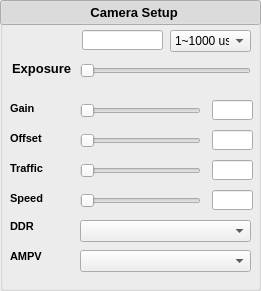
  <widget class="QGroupBox" name="grpBox_liveCameraSetup">
   <property name="geometry">
    <rect>
     <x>10</x>
     <y>1200</y>
     <width>261</width>
     <height>291</height>
    </rect>
   </property>
   <property name="title">
    <string/>
   </property>
   <widget class="QPushButton" name="head_livecamerasetup">
    <property name="geometry">
     <rect>
      <x>0</x>
      <y>0</y>
      <width>261</width>
      <height>25</height>
     </rect>
    </property>
    <property name="font">
     <font>
      <family>Tahoma</family>
      <pointsize>10</pointsize>
      <weight>75</weight>
      <bold>true</bold>
     </font>
    </property>
    <property name="text">
     <string>  Camera Setup</string>
    </property>
    <property name="checkable">
     <bool>true</bool>
    </property>
    <property name="checked">
     <bool>true</bool>
    </property>
   </widget>
   <widget class="QWidget" name="widget_livecamerasetup" native="true">
    <property name="geometry">
     <rect>
      <x>0</x>
      <y>20</y>
      <width>261</width>
      <height>261</height>
     </rect>
    </property>
    <widget class="QLabel" name="labelLiveTraffic">
     <property name="geometry">
      <rect>
       <x>10</x>
       <y>140</y>
       <width>51</width>
       <height>16</height>
      </rect>
     </property>
     <property name="font">
      <font>
       <family>Arial</family>
       <pointsize>8</pointsize>
       <weight>75</weight>
       <bold>true</bold>
      </font>
     </property>
     <property name="text">
      <string>Traffic</string>
     </property>
    </widget>
    <widget class="QSlider" name="sliderLiveGain">
     <property name="geometry">
      <rect>
       <x>80</x>
       <y>80</y>
       <width>121</width>
       <height>22</height>
      </rect>
     </property>
     <property name="minimumSize">
      <size>
       <width>121</width>
       <height>22</height>
      </size>
     </property>
     <property name="maximumSize">
      <size>
       <width>16777215</width>
       <height>22</height>
      </size>
     </property>
     <property name="orientation">
      <enum>Qt::Horizontal</enum>
     </property>
    </widget>
    <widget class="QLabel" name="labelLiveGain">
     <property name="geometry">
      <rect>
       <x>10</x>
       <y>80</y>
       <width>61</width>
       <height>16</height>
      </rect>
     </property>
     <property name="minimumSize">
      <size>
       <width>61</width>
       <height>0</height>
      </size>
     </property>
     <property name="maximumSize">
      <size>
       <width>61</width>
       <height>16777215</height>
      </size>
     </property>
     <property name="font">
      <font>
       <family>Arial</family>
       <pointsize>8</pointsize>
       <weight>75</weight>
       <bold>true</bold>
      </font>
     </property>
     <property name="text">
      <string>Gain</string>
     </property>
    </widget>
    <widget class="QLabel" name="labelLiveExposure">
     <property name="geometry">
      <rect>
       <x>12</x>
       <y>40</y>
       <width>61</width>
       <height>16</height>
      </rect>
     </property>
     <property name="minimumSize">
      <size>
       <width>61</width>
       <height>16</height>
      </size>
     </property>
     <property name="maximumSize">
      <size>
       <width>61</width>
       <height>16</height>
      </size>
     </property>
     <property name="font">
      <font>
       <family>Tahoma</family>
       <pointsize>10</pointsize>
       <weight>75</weight>
       <bold>true</bold>
      </font>
     </property>
     <property name="text">
      <string>Exposure</string>
     </property>
    </widget>
    <widget class="QSlider" name="sliderLiveOffset">
     <property name="geometry">
      <rect>
       <x>80</x>
       <y>110</y>
       <width>121</width>
       <height>22</height>
      </rect>
     </property>
     <property name="minimumSize">
      <size>
       <width>121</width>
       <height>22</height>
      </size>
     </property>
     <property name="maximumSize">
      <size>
       <width>16777215</width>
       <height>22</height>
      </size>
     </property>
     <property name="orientation">
      <enum>Qt::Horizontal</enum>
     </property>
    </widget>
    <widget class="QComboBox" name="comBoxLiveAMPV">
     <property name="geometry">
      <rect>
       <x>80</x>
       <y>230</y>
       <width>171</width>
       <height>22</height>
      </rect>
     </property>
     <property name="minimumSize">
      <size>
       <width>0</width>
       <height>22</height>
      </size>
     </property>
     <property name="maximumSize">
      <size>
       <width>16777215</width>
       <height>22</height>
      </size>
     </property>
     <property name="font">
      <font>
       <family>Tahoma</family>
       <pointsize>8</pointsize>
      </font>
     </property>
     <property name="styleSheet">
      <string notr="true"/>
     </property>
    </widget>
    <widget class="QComboBox" name="comBoxLiveDDR">
     <property name="geometry">
      <rect>
       <x>80</x>
       <y>200</y>
       <width>171</width>
       <height>22</height>
      </rect>
     </property>
     <property name="minimumSize">
      <size>
       <width>0</width>
       <height>22</height>
      </size>
     </property>
     <property name="maximumSize">
      <size>
       <width>16777215</width>
       <height>22</height>
      </size>
     </property>
     <property name="font">
      <font>
       <family>Tahoma</family>
       <pointsize>8</pointsize>
      </font>
     </property>
    </widget>
    <widget class="QSlider" name="sliderLiveTraffic">
     <property name="geometry">
      <rect>
       <x>80</x>
       <y>140</y>
       <width>121</width>
       <height>22</height>
      </rect>
     </property>
     <property name="minimumSize">
      <size>
       <width>121</width>
       <height>22</height>
      </size>
     </property>
     <property name="maximumSize">
      <size>
       <width>16777215</width>
       <height>22</height>
      </size>
     </property>
     <property name="orientation">
      <enum>Qt::Horizontal</enum>
     </property>
    </widget>
    <widget class="QLabel" name="labelLiveOffset">
     <property name="geometry">
      <rect>
       <x>10</x>
       <y>110</y>
       <width>41</width>
       <height>16</height>
      </rect>
     </property>
     <property name="font">
      <font>
       <family>Arial</family>
       <pointsize>8</pointsize>
       <weight>75</weight>
       <bold>true</bold>
      </font>
     </property>
     <property name="text">
      <string>Offset</string>
     </property>
    </widget>
    <widget class="QSlider" name="sliderLiveExposure">
     <property name="geometry">
      <rect>
       <x>80</x>
       <y>40</y>
       <width>171</width>
       <height>22</height>
      </rect>
     </property>
     <property name="minimumSize">
      <size>
       <width>0</width>
       <height>22</height>
      </size>
     </property>
     <property name="maximumSize">
      <size>
       <width>16777215</width>
       <height>22</height>
      </size>
     </property>
     <property name="focusPolicy">
      <enum>Qt::StrongFocus</enum>
     </property>
     <property name="maximum">
      <number>1000</number>
     </property>
     <property name="pageStep">
      <number>1</number>
     </property>
     <property name="orientation">
      <enum>Qt::Horizontal</enum>
     </property>
     <property name="tickPosition">
      <enum>QSlider::NoTicks</enum>
     </property>
    </widget>
    <widget class="QLabel" name="labelLiveDDR">
     <property name="geometry">
      <rect>
       <x>10</x>
       <y>200</y>
       <width>61</width>
       <height>12</height>
      </rect>
     </property>
     <property name="font">
      <font>
       <family>Arial</family>
       <pointsize>8</pointsize>
       <weight>75</weight>
       <bold>true</bold>
      </font>
     </property>
     <property name="text">
      <string>DDR</string>
     </property>
    </widget>
    <widget class="QLabel" name="labelLiveAMPV">
     <property name="geometry">
      <rect>
       <x>10</x>
       <y>230</y>
       <width>61</width>
       <height>12</height>
      </rect>
     </property>
     <property name="font">
      <font>
       <family>Arial</family>
       <pointsize>8</pointsize>
       <weight>75</weight>
       <bold>true</bold>
      </font>
     </property>
     <property name="text">
      <string>AMPV</string>
     </property>
    </widget>
    <widget class="QLineEdit" name="lineEditLiveExp">
     <property name="geometry">
      <rect>
       <x>82</x>
       <y>10</y>
       <width>81</width>
       <height>20</height>
      </rect>
     </property>
     <property name="minimumSize">
      <size>
       <width>0</width>
       <height>20</height>
      </size>
     </property>
     <property name="maximumSize">
      <size>
       <width>16777215</width>
       <height>20</height>
      </size>
     </property>
     <property name="text">
      <string/>
     </property>
    </widget>
    <widget class="QLineEdit" name="lineEditLiveGain">
     <property name="geometry">
      <rect>
       <x>212</x>
       <y>80</y>
       <width>41</width>
       <height>20</height>
      </rect>
     </property>
     <property name="minimumSize">
      <size>
       <width>41</width>
       <height>20</height>
      </size>
     </property>
     <property name="maximumSize">
      <size>
       <width>41</width>
       <height>20</height>
      </size>
     </property>
    </widget>
    <widget class="QLineEdit" name="lineEditLiveOffset">
     <property name="geometry">
      <rect>
       <x>212</x>
       <y>110</y>
       <width>41</width>
       <height>20</height>
      </rect>
     </property>
     <property name="minimumSize">
      <size>
       <width>41</width>
       <height>20</height>
      </size>
     </property>
     <property name="maximumSize">
      <size>
       <width>41</width>
       <height>20</height>
      </size>
     </property>
    </widget>
    <widget class="QLineEdit" name="lineEditLiveTraffic">
     <property name="geometry">
      <rect>
       <x>212</x>
       <y>140</y>
       <width>41</width>
       <height>20</height>
      </rect>
     </property>
     <property name="minimumSize">
      <size>
       <width>41</width>
       <height>20</height>
      </size>
     </property>
     <property name="maximumSize">
      <size>
       <width>41</width>
       <height>20</height>
      </size>
     </property>
    </widget>
    <widget class="QComboBox" name="comBoxLiveUnit">
     <property name="geometry">
      <rect>
       <x>170</x>
       <y>10</y>
       <width>81</width>
       <height>22</height>
      </rect>
     </property>
     <property name="minimumSize">
      <size>
       <width>0</width>
       <height>22</height>
      </size>
     </property>
     <property name="maximumSize">
      <size>
       <width>16777215</width>
       <height>22</height>
      </size>
     </property>
     <property name="currentIndex">
      <number>0</number>
     </property>
     <item>
      <property name="text">
       <string>1~1000 us</string>
      </property>
     </item>
     <item>
      <property name="text">
       <string>1~1000 ms</string>
      </property>
     </item>
     <item>
      <property name="text">
       <string>1~1200 s</string>
      </property>
     </item>
     <item>
      <property name="text">
       <string>20~60 min</string>
      </property>
     </item>
    </widget>
    <widget class="QLabel" name="labelLiveSpeed">
     <property name="geometry">
      <rect>
       <x>10</x>
       <y>170</y>
       <width>51</width>
       <height>16</height>
      </rect>
     </property>
     <property name="font">
      <font>
       <family>Arial</family>
       <pointsize>8</pointsize>
       <weight>75</weight>
       <bold>true</bold>
      </font>
     </property>
     <property name="text">
      <string>Speed</string>
     </property>
    </widget>
    <widget class="QSlider" name="sliderLiveSpeed">
     <property name="geometry">
      <rect>
       <x>80</x>
       <y>170</y>
       <width>121</width>
       <height>22</height>
      </rect>
     </property>
     <property name="minimumSize">
      <size>
       <width>121</width>
       <height>22</height>
      </size>
     </property>
     <property name="maximumSize">
      <size>
       <width>16777215</width>
       <height>22</height>
      </size>
     </property>
     <property name="orientation">
      <enum>Qt::Horizontal</enum>
     </property>
    </widget>
    <widget class="QLineEdit" name="lineEditLiveSpeed">
     <property name="geometry">
      <rect>
       <x>212</x>
       <y>170</y>
       <width>41</width>
       <height>20</height>
      </rect>
     </property>
     <property name="minimumSize">
      <size>
       <width>41</width>
       <height>20</height>
      </size>
     </property>
     <property name="maximumSize">
      <size>
       <width>41</width>
       <height>20</height>
      </size>
     </property>
    </widget>
   </widget>
  </widget>
